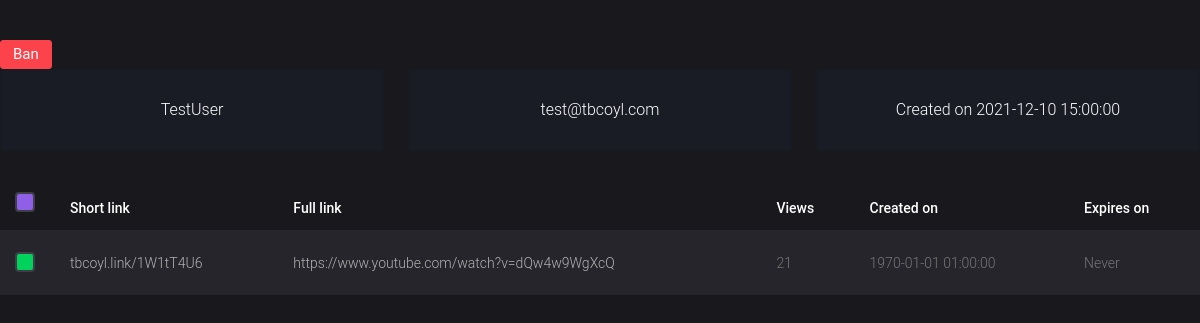
Screenshot of /admin/users/1720 (signed in) with the database file from the repository.
### backend_db.py (models this page shows, shortened)
class User(db.Model):
	__tablename__ = "users"
	id = db.Column(db.Integer, primary_key=True, unique=True, nullable=False)
	name = db.Column(db.String, nullable=False)
	email = db.Column(db.String, nullable=False)
	password = db.Column(db.String, nullable=False)
	is_admin = db.Column(db.Boolean, nullable=False)
	created = db.Column(db.DateTime)
	status = db.Column(db.Integer)

class Link(db.Model):
	__tablename__ = "links"
	id = db.Column(db.Integer, primary_key=True, unique=True)
	status = db.Column(db.Integer, nullable=False)
	owner = db.Column(db.Integer, db.ForeignKey('users.id'), nullable=False)
	owner_ = db.relationship("User", backref="links.owner")
	source_link = db.Column(db.String, nullable=False)
	code = db.Column(db.String, unique=True, nullable=False)
	domain = db.Column(db.String, nullable=False)

class LinkData(db.Model):
	__tablename__ = "links_data"
	id = db.Column(db.String, primary_key=True, unique=True, nullable=False)
	ad = db.Column(db.Integer, nullable=False)
	views = db.Column(db.Integer, nullable=False)
	created = db.Column(db.DateTime, nullable=False)
	expire = db.Column(db.DateTime)

### frontend.py (the view)
@app.route('/admin/users/<id>')
@backend.isLoggedInAsAdmin
def admin_user(id):
	u = backend.loadUserById(id)
	return render_template("admin/user.html", user=u)

### app.py (called while the page is built)
def length(element):
	return len(element)

### backend.py (called while the page is built)
def isLoggedInAsAdmin(f):
	@wraps(f)
	def wrap_isLoggedInAsAdmin(*args, **kwargs):
		req_ip = request.remote_addr
		is_logged = True if session.get('loggedin') else False
		if not is_logged:
			return redirect(f"/login?r={request.path}")
		if bdb.User.query.filter_by(email=session['email']).first().is_admin:
			return f(*args, **kwargs)
		return abort(403)
	return wrap_isLoggedInAsAdmin

def loadUserById(id):
	user = bdb.User.query.filter_by(id=id).first()
	if not user: return None
	u_revenues = bdb.UserRevenues.query.filter_by(id=user.id).first()
	user.revenues_total = u_revenues.revenues
	user.links = bdb.Link.query.filter_by(owner=user.id).all()
	for link in user.links:
		link.data = bdb.LinkData.query.filter_by(id=link.code).first()
		link.fullurl = f"{link.domain}/{link.code}"
	return user

### templates/admin/user.html (shortened to what this page needs)
<!DOCTYPE html>
<html>
<head>
	<link rel="stylesheet" type="text/css" href="{{url_for('static', filename='css/style.css')}}">
	<link rel="stylesheet" type="text/css" href="{{url_for('static', filename='vendors/jvectormap/jquery-jvectormap.css')}}">
	<link rel="stylesheet" type="text/css" href="{{url_for('static', filename='vendors/jvectormap/jquery-jvectormap.css')}}">
	<link rel="stylesheet" type="text/css" href="{{url_for('static', filename='vendors/flag-icon-css/css/flag-icon.min.css')}}">
	<link rel="stylesheet" type="text/css" href="{{url_for('static', filename='vendors/mdi/css/materialdesignicons.min.css')}}">
</head>
<body>
<div class="content">
	<form action="{{request.path}}/ban" method="POST">
		<button class="btn btn-danger" type="submit">
			{% if user.status == -1 %}Unban{% else %}Ban{% endif %}
		</button>
	</form>
	<div class="row text-center">
		<div class="col-xl-4 col-sm-3 grid-margin stretch-card">
			<div class="card">
				<div class="card-body">
					<div class="col">
						<span>{{user.name}}</span>
					</div>
				</div>
			</div>
		</div>
		<div class="col-xl-4 col-sm-3 grid-margin stretch-card">
			<div class="card">
				<div class="card-body">
					<div class="col">
						<span>{{user.email}}</span>
					</div>
				</div>
			</div>
		</div>
		<div class="col-xl-4 col-sm-3 grid-margin stretch-card">
			<div class="card">
				<div class="card-body">
					<div class="col">
						<span>Created on {{user.created}}</span>
					</div>
				</div>
			</div>
		</div>
	</div>
	<div class="table-responsive custom-table-responsive">
		<table class="table custom-table">
			<thead>
				<tr>
					<th scope="col" style="padding-right: 25px;">
						<label class="control control--checkbox">
							<div class="control__indicator bg-info"></div>
						</label>
					</th>
					<th scope="col">Short link</th>
					<th scope="col">Full link</th>
					<th scope="col">Views</th>
					<th scope="col">Created on</th>
					<th scope="col">Expires on</th>
				</tr>
			</thead>
			<tbody>
				{% for link in user.links %}
				<tr scope="row" onclick="window.location='/admin/links/{{link.code}}'">
					<th scope="row">
						<label class="control control--checkbox">
							{% if link.status == 0 %}
							<div class="control__indicator bg-success"></div>
							{% elif link.status == 1 %}
							<div class="control__indicator bg-warning"></div>
							{% elif link.status == -1 %}
							<div class="control__indicator bg-danger"></div>
							{% endif %}
						</label>
					</th>
					<td><a href="https://{{link.fullurl}}" target="_blank">{{link.fullurl}}</a></td>
					<td><a href="{{link.source_link}}" target="_blank">{{link.source_link[0:60]}}{{"..." if link.source_link|length > 60 else ""}}</a></td>
					<td>{{link.data.views}}</td>
					<td>{{link.data.created}}</td>
					<td>{{link.data.expires or "Never"}}</td>
				</tr>
				<tr class="spacer"><td colspan="100"></td></tr>
				{% endfor %}
			</tbody>
		</table>
	</div>
</div>
</body>
</html>

### rows the page displays
User: name "TestUser", email "test@tbcoyl.com", created "2021-12-10 15:00:00"
Link: status 0 (drawn), fullurl "tbcoyl.link/1W1tT4U6", source_link "https://www.youtube.com/watch?v=dQw4w9WgXcQ", data.views "21", data.created "1970-01-01 01:00:00", data "Never"
